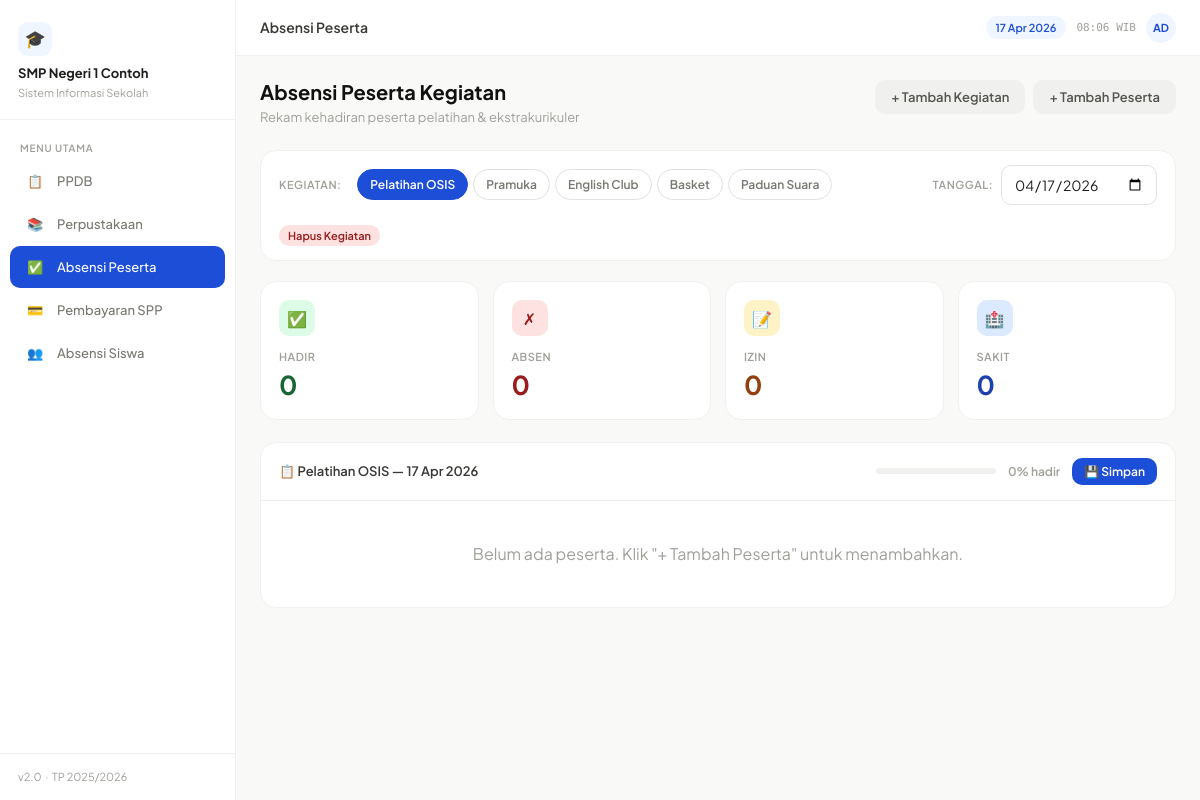
/absensi-peserta/index.php, run on the app's committed database.
### tables this page shows
CREATE TABLE kegiatan (
            id         INTEGER PRIMARY KEY AUTOINCREMENT,
            nama       TEXT    NOT NULL,
            deskripsi  TEXT,
            created_at TEXT    DEFAULT (datetime('now','localtime'))
        );

### config/database.php (called while the page is built, shortened)
<?php
function db(): PDO {
    static $pdo = null;
    if ($pdo === null) {
        $pdo = new PDO('sqlite:' . DB_PATH);
        $pdo->setAttribute(PDO::ATTR_ERRMODE,            PDO::ERRMODE_EXCEPTION);
        $pdo->setAttribute(PDO::ATTR_DEFAULT_FETCH_MODE, PDO::FETCH_ASSOC);
        $pdo->exec('PRAGMA journal_mode=WAL; PRAGMA foreign_keys=ON;');
    }
    return $pdo;
}

### config/helpers.php (called while the page is built, shortened)
<?php
function tgl_id(string $date): string {
    $bulan = ['','Jan','Feb','Mar','Apr','Mei','Jun','Jul','Agt','Sep','Okt','Nov','Des'];
    [$y, $m, $d] = explode('-', $date);
    return (int)$d . ' ' . $bulan[(int)$m] . ' ' . $y;
}
function get(string $key, mixed $default = ''): mixed {
    return $_GET[$key] ?? $default;
}
function e(mixed $v): string {
    return htmlspecialchars((string)$v, ENT_QUOTES, 'UTF-8');
}

### absensi-peserta/index.php (the view, shortened to what this page needs)
<?php
require_once ROOT . '/config/database.php';
require_once ROOT . '/config/helpers.php';
$kg_list  = db()->query('SELECT * FROM kegiatan ORDER BY id')->fetchAll();
$kg_id    = (int) get('kg', $kg_list[0]['id'] ?? 0);
$tanggal  = get('tgl', date('Y-m-d'));
$kg_aktif = null;
foreach ($kg_list as $k) { if ($k['id'] === $kg_id) { $kg_aktif = $k; break; } }
$peserta = [];
if ($kg_id) {
    $peserta = db()->prepare('SELECT * FROM absensi_peserta WHERE kegiatan_id=? AND tanggal=? ORDER BY nama')
        ->execute([$kg_id, $tanggal]) ? [] : [];
    $st = db()->prepare('SELECT * FROM absensi_peserta WHERE kegiatan_id=? AND tanggal=? ORDER BY nama');
    $st->execute([$kg_id, $tanggal]);
    $peserta = $st->fetchAll();
}
$hadir = count(array_filter($peserta, fn($p) => $p['status']==='hadir'));
$absen = count(array_filter($peserta, fn($p) => $p['status']==='absen'));
$izin  = count(array_filter($peserta, fn($p) => $p['status']==='izin'));
$sakit = count(array_filter($peserta, fn($p) => $p['status']==='sakit'));
$total = count($peserta);
$pct   = $total > 0 ? round($hadir/$total*100) : 0;
require_once ROOT . '/config/layout.php';
?>
<div class="page-header">
  <div>
    <h1 class="page-title">Absensi Peserta Kegiatan</h1>
    <p class="page-subtitle">Rekam kehadiran peserta pelatihan & ekstrakurikuler</p>
  </div>
  <div class="flex gap-2">
    <button class="btn btn-ghost" onclick="openModal('modal-kegiatan')">+ Tambah Kegiatan</button>
    <?php if ($kg_id): ?>
    <button class="btn btn-ghost" onclick="openModal('modal-peserta')">+ Tambah Peserta</button>
    <?php endif; ?>
  </div>
</div>
<div style="background:#fff;border:1px solid var(--n100);border-radius:var(--radius-lg);padding:14px 18px;margin-bottom:20px;display:flex;align-items:center;gap:16px;flex-wrap:wrap">
  <div style="font-size:11px;font-weight:600;color:var(--n400);text-transform:uppercase;letter-spacing:.5px">Kegiatan:</div>
  <div class="pills">
    <?php foreach ($kg_list as $k): ?>
    <a href="?kg=<?= $k['id'] ?>&tgl=<?= e($tanggal) ?>" class="pill <?= $kg_id===$k['id']?'active':'' ?>"><?= e($k['nama']) ?></a>
    <?php endforeach; ?>
  </div>
  <form method="GET" style="display:flex;align-items:center;gap:8px;margin-left:auto">
    <label style="font-size:11px;font-weight:600;color:var(--n400);text-transform:uppercase;letter-spacing:.5px">Tanggal:</label>
    <input type="date" name="tgl" class="form-control" style="width:auto" value="<?= e($tanggal) ?>" onchange="this.form.submit()">
  </form>
  <?php if ($kg_aktif): ?>
  <form method="POST" style="display:inline">
    <button class="btn btn-danger btn-xs" data-confirm="Hapus kegiatan ini beserta semua data absensi?">Hapus Kegiatan</button>
  </form>
  <?php endif; ?>
</div>
<div class="stats-grid">
  <div class="stat-card"><div class="stat-icon" style="background:#DCFCE7;color:#166534">✅</div><div class="stat-label">Hadir</div><div class="stat-value" style="color:#166534"><?= $hadir ?></div></div>
  <div class="stat-card"><div class="stat-icon" style="background:#FEE2E2;color:#991B1B">✗</div><div class="stat-label">Absen</div><div class="stat-value" style="color:#991B1B"><?= $absen ?></div></div>
  <div class="stat-card"><div class="stat-icon" style="background:#FEF3C7;color:#92400E">📝</div><div class="stat-label">Izin</div><div class="stat-value" style="color:#92400E"><?= $izin ?></div></div>
  <div class="stat-card"><div class="stat-icon" style="background:#DBEAFE;color:#1E40AF">🏥</div><div class="stat-label">Sakit</div><div class="stat-value" style="color:#1E40AF"><?= $sakit ?></div></div>
</div>
<?php if ($kg_id): ?>
<form method="POST">
  <div class="table-wrapper">
    <div class="card-header">
      <span>📋 <?= e($kg_aktif['nama'] ?? '') ?> — <?= tgl_id($tanggal) ?></span>
      <div class="flex items-center gap-3">
        <div class="progress" style="width:120px"><div class="progress-bar" style="width:<?= $pct ?>%"></div></div>
        <span style="font-size:12px;color:var(--n400)"><?= $pct ?>% hadir</span>
        <button type="submit" class="btn btn-primary btn-sm">💾 Simpan</button>
      </div>
    </div>
    <?php if (!$peserta): ?>
    <div style="text-align:center;padding:40px;color:var(--n400)">
      Belum ada peserta. Klik "+ Tambah Peserta" untuk menambahkan.
    </div>
    <?php endif; ?>
  </div>
</form>
<?php else: ?>
<div class="card" style="padding:40px;text-align:center;color:var(--n400)">Pilih kegiatan di atas atau tambah kegiatan baru.</div>
<?php endif; ?>
<?php require_once ROOT . '/config/layout_end.php'; ?>

### assets/css/app.css (style rules this page uses)
:root { --font : 'Plus Jakarta Sans', sans-serif; --mono : 'DM Mono', monospace; --radius-sm : 6px; --radius-md : 10px; --radius-lg : 16px; --trans : .16s ease; --sidebar-w : 236px; --n50 : #F9F9F8; --n100: #F0F0EE; --n200: #E2E2DE; --n300: #C8C8C3; --n400: #A0A09A; --n500: #787871; --n600: #555550; --n700: #383835; --n800: #1E1E1C; --n900: #111110; }
*, *::before, *::after { box-sizing: border-box; margin: 0; padding: 0; }
html { font-size: 16px; scroll-behavior: smooth; }
body { font-family: var(--font); background : var(--n50); color : var(--n800); -webkit-font-smoothing: antialiased; line-height: 1.6; }
a { color: inherit; text-decoration: none; }
button, input, select, textarea { font-family: var(--font); font-size: 14px; }
.page-header { display: flex; align-items: flex-start; justify-content: space-between; margin-bottom: 22px; gap: 16px; flex-wrap: wrap; }
.page-title { font-size: 20px; font-weight: 700; color: var(--n900); line-height: 1.2; }
.page-subtitle { font-size: 13px; color: var(--n400); margin-top: 3px; }
.stats-grid { display: grid; grid-template-columns: repeat(auto-fit, minmax(170px, 1fr)); gap: 14px; margin-bottom: 22px; }
.stat-card { background: #fff; border-radius: var(--radius-lg); border: 1px solid var(--n100); padding: 18px; transition: box-shadow var(--trans); }
.stat-icon { width: 36px; height: 36px; border-radius: var(--radius-md); display: flex; align-items: center; justify-content: center; font-size: 16px; margin-bottom: 12px; }
.stat-label { font-size: 11px; font-weight: 600; color: var(--n400); text-transform: uppercase; letter-spacing: .5px; margin-bottom: 6px; }
.stat-value { font-size: 26px; font-weight: 700; line-height: 1; margin-bottom: 3px; }
.btn { display: inline-flex; align-items: center; gap: 6px; padding: 9px 16px; border-radius: var(--radius-md); font-size: 13px; font-weight: 600; cursor: pointer; border: none; transition: all var(--trans); white-space: nowrap; }
.btn-sm { padding: 6px 12px; font-size: 12px; }
.btn-xs { padding: 4px 9px; font-size: 11px; }
.btn-primary { background: var(--accent); color: #fff; }
.btn-ghost { background: var(--n100); color: var(--n600); }
.btn-danger { background: #FEE2E2; color: #991B1B; }
.form-control { width: 100%; padding: 9px 12px; border-radius: var(--radius-md); border: 1px solid var(--n200); background: #fff; color: var(--n800); font-size: 14px; outline: none; transition: border var(--trans), box-shadow var(--trans); }
.form-control::placeholder { color: var(--n300); }
.card-header { padding: 15px 18px; border-bottom: 1px solid var(--n100); font-size: 13px; font-weight: 600; color: var(--n700); display: flex; align-items: center; justify-content: space-between; gap: 12px; flex-wrap: wrap; }
.table-wrapper { background: #fff; border-radius: var(--radius-lg); border: 1px solid var(--n100); overflow: hidden; }
.pills { display: flex; gap: 5px; flex-wrap: wrap; }
.pill { padding: 5px 12px; border-radius: 99px; font-size: 12px; font-weight: 600; cursor: pointer; border: 1px solid var(--n200); color: var(--n500); background: #fff; transition: all .14s; text-decoration: none; }
.pill.active { background: var(--accent); color: #fff; border-color: var(--accent); }
.progress { height: 6px; background: var(--n100); border-radius: 99px; overflow: hidden; }
.flex { display: flex; }
.items-center { align-items: center; }
.gap-2 { gap: 8px; }
.gap-3 { gap: 12px; }

### data on the page
kegiatan: nama "Pelatihan OSIS"
kegiatan: nama "Pramuka"
kegiatan: nama "English Club"
kegiatan: nama "Basket"
kegiatan: nama "Paduan Suara"

### other printed values
$m['icon'] "📋"
$m['label'] "PPDB"
$m['icon'] "📚"
$m['label'] "Perpustakaan"
$m['icon'] "✅"
$m['label'] "Absensi Peserta"
$m['icon'] "💳"
$m['label'] "Pembayaran SPP"
$m['icon'] "👥"
$m['label'] "Absensi Siswa"
$page_title "Absensi Peserta"
$hadir "0"
$absen "0"
$izin "0"
$sakit "0"
